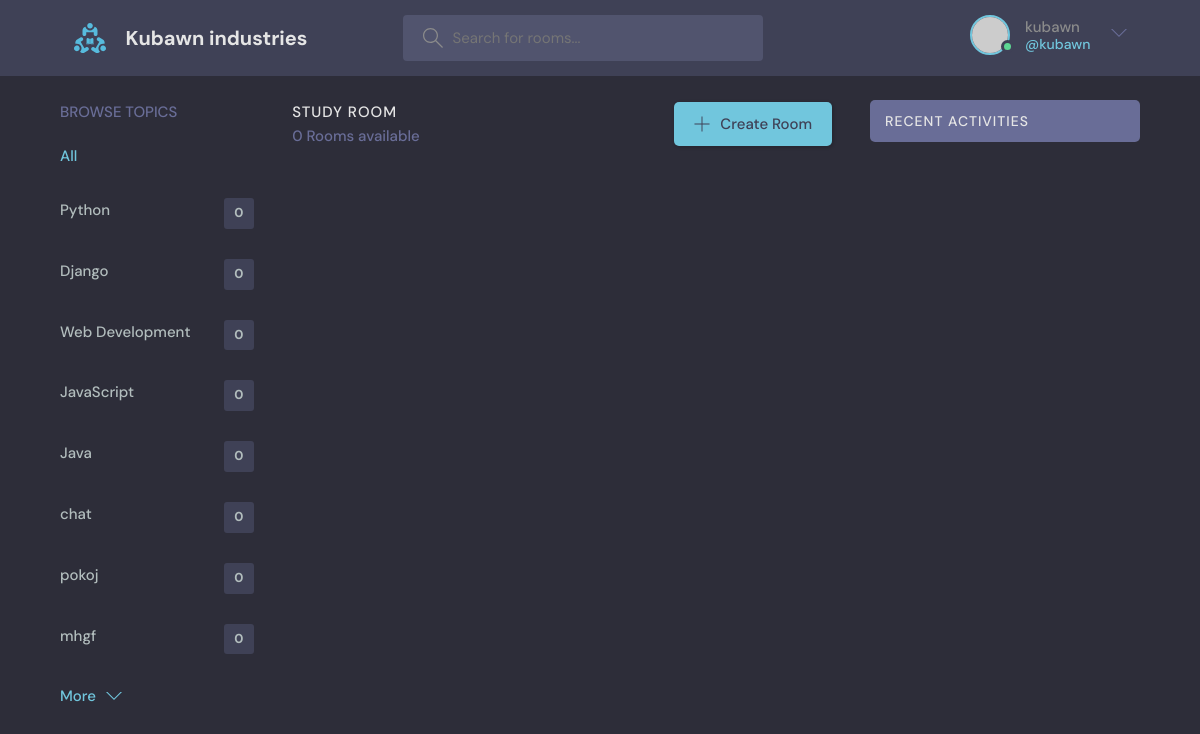
The app's page / (signed in) with its own data.
### base/models.py (models this page shows, shortened)
class Topic(models.Model):
    name = models.CharField(max_length=200)

### base/views.py (the view)
# urls.py: path('', views.home, name='home'),
def home(request):
    q = request.GET.get('q') if request.GET.get('q') != None else ''
    rooms = Room.objects.filter(
        Q(topic__name__icontains = q) |
        Q(name__icontains=q) |
        Q(description__icontains=q)
        )
    room_count = rooms.count()
    topics = Topic.objects.all()
    room_messages = Message.objects.filter(Q(room__topic__name__icontains = q))
    context = {'rooms':rooms, 'topics':topics, 'room_count':room_count, 'room_messages':room_messages}
    return render(request, 'base/home.html', context)

### base/templates/base/home.html (shortened to what this page needs)
{% extends 'main.html' %}
{% block content %}
    <main class="layout layout--3">
      <div class="container">
        {%include 'base/topics_component.html' %}
        <div class="roomList">
          <div class="roomList__header">
            <div>
              <h2>Study Room</h2>
              <p>{{room_count}} Rooms available</p>
            </div>
            <a class="btn btn--main" href="{% url 'create-room' %}">
              <svg version="1.1" xmlns="http://www.w3.org/2000/svg" width="32" height="32" viewBox="0 0 32 32">
                <title>add</title>
                <path
                  d="M16.943 0.943h-1.885v14.115h-14.115v1.885h14.115v14.115h1.885v-14.115h14.115v-1.885h-14.115v-14.115z"
                ></path>
              </svg>
              Create Room
            </a>
          </div>
        </div>
        {% include 'base/activity_component.html' %}
      </div>
    </main>
{% endblock%}

### templates/navbar.html (shortened to what this page needs)
{% load static%}
<header class="header header--loggedIn">
    <div class="container">
      <a href="{% url 'home' %}" class="header__logo">
        <img src="{% static 'images/logo.svg' %}" />
        <h1>Kubawn industries</h1>
      </a>
      <form class="header__search" method="GET" action="{% url 'home' %}">
        <label>
          <input name = "q" placeholder="Search for rooms..." />
        </label>
      </form>
      <nav class="header__menu">
        {% if user.is_authenticated %}
        <div class="header__user">
          <a href="profile.html">
            <div class="avatar avatar--medium active">
              <img src="https://randomuser.me/api/portraits/men/37.jpg" />
            </div>
            <p>{{request.user.username}} <span>@{{request.user.username}}</span></p>
          </a>
          <button class="dropdown-button">
            <svg version="1.1" xmlns="http://www.w3.org/2000/svg" width="32" height="32" viewBox="0 0 32 32">
              <title>chevron-down</title>
              <path d="M16 21l-13-13h-3l16 16 16-16h-3l-13 13z"></path>
            </svg>
          </button>
        </div>
        {% else %}
        <a href="{% url 'login' %}">
            <img src="{% static 'images/avatar.svg'%}" />
            <p>Login</p>
        </a>
        {% endif %}
      </nav>
    </div>
  </header>

### base/templates/base/topics_component.html
<div class="topics">
    <div class="topics__header">
      <h2>Browse Topics</h2>
    </div>
    <ul class="topics__list">
      <li>
        <a href="{% url 'home' %}" class="active">All</a>
      </li>
      {% for topic in topics %}
      <li>
        <a href="{% url 'home'%}?q={{topic.name}}">{{topic.name}}<span>{{topic.room_set.all.count}}</span></a>
      </li>
      {% endfor %}
    </ul>
    <a class="btn btn--link" href="topics.html">
      More
      <svg version="1.1" xmlns="http://www.w3.org/2000/svg" width="32" height="32" viewBox="0 0 32 32">
        <title>chevron-down</title>
        <path d="M16 21l-13-13h-3l16 16 16-16h-3l-13 13z"></path>
      </svg>
    </a>
  </div>

### records on screen
Topic: name "Python", room_set.all.count "0"
Topic: name "Django", room_set.all.count "0"
Topic: name "Web Development", room_set.all.count "0"
Topic: name "JavaScript", room_set.all.count "0"
Topic: name "Java", room_set.all.count "0"
Topic: name "chat", room_set.all.count "0"
Topic: name "pokoj", room_set.all.count "0"
Topic: name "mhgf", room_set.all.count "0"

### other values on screen
{{ request.user.username }} "kubawn"
{{ room_count }} "0"
